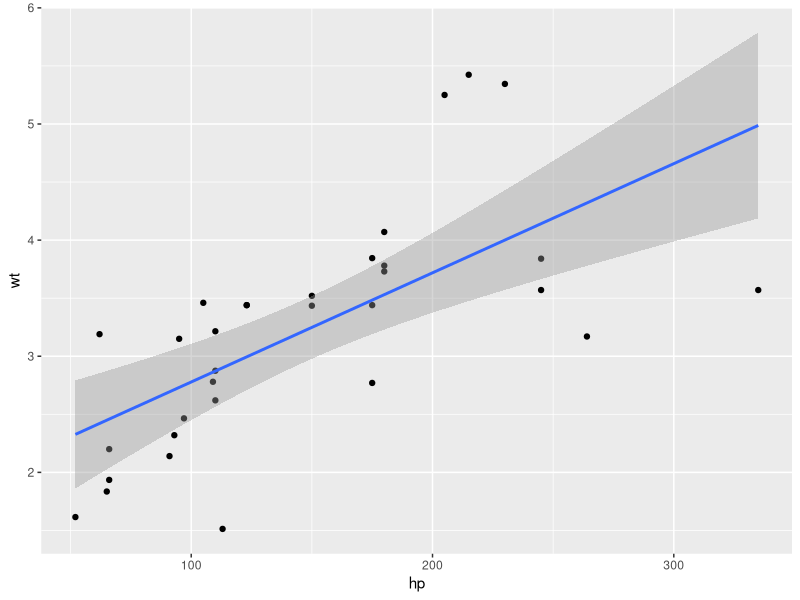
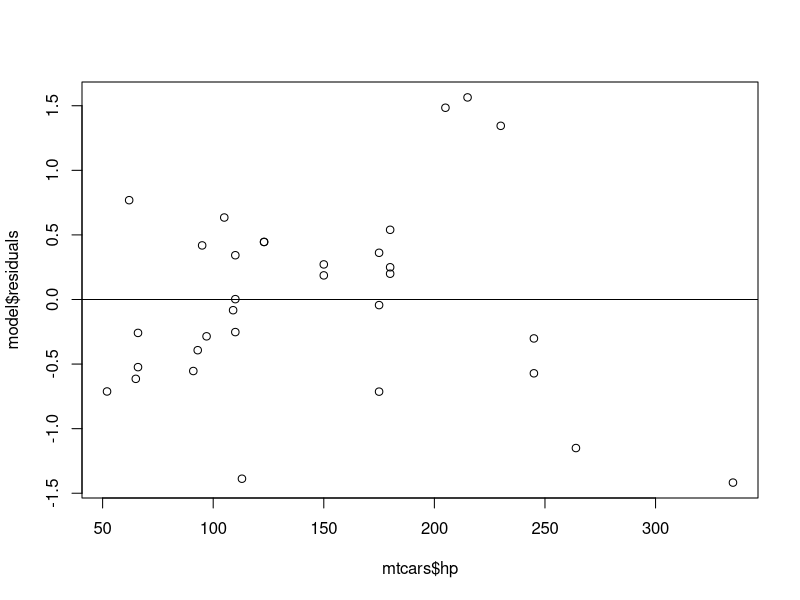
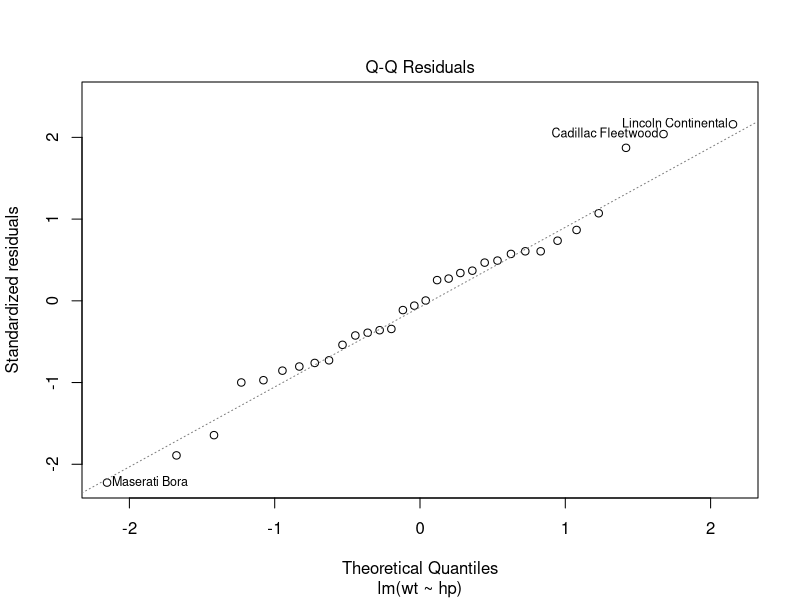

Write the R code that produced these figures, in order.
# ----------------------------------------------------------------------------------------------------
# Modul:      Deskriptive Statistik
# Author:     Christoph Hilty
# Datum:      15.01.2017
# Aufgaben:   CAS_DA_R_LinReg_Aufgaben.pdf
# ----------------------------------------------------------------------------------------------------


# Aufgabe: Schätzen eines y-Wertes
# --------------------------------------------------------------------------

# Plot erstellen zur Uebersicht
library(ggplot2)
ggplot(aes(y = wt, x = hp), data = mtcars) +
  geom_point() +
  stat_smooth( method = "lm")

model <- lm(wt ~ hp, data = mtcars)

# Durchschnittlicher Wert bestimmen
predict(model, newdata = data.frame(hp = 200))
# 3'718'439 lbs

# oder mit
coeffs <- model$coefficients
coeffs[1] + coeffs[2] *  200

# Aufgabe: Bestimmtheitsmass
# --------------------------------------------------------------------------
summary(model)$r.squared
## [1] 0.4339488 - Bestimmtsheitsmass r2


# Aufgabe: Signifikanztest für β1
# --------------------------------------------------------------------------
summary(model)$coefficients
## 4.15e-05 -> entspricht einem signifkanten Zusammenhang


# Aufgabe: Konfidenzintervalle für y
# --------------------------------------------------------------------------
predict(model, data.frame(hp = 200), interval = "confidence", 
        level = .95)
#        fit      lwr      upr
#       3.718439 3.374138 4.062739
# Das erwartete, durchschnittliche Gewicht bei 200hp liegt zwischen 3.37klbs und 4.06klbs


# Aufgabe: Prognoseintervalle für y
# --------------------------------------------------------------------------
predict(model, data.frame(hp = 200), interval = "predict", 
        level = .95)
#     fit      lwr      upr
#     3.718439 2.151853 5.285024
# Das erwartete Gewicht bei 200hp liegt zwischen 2.15klbs und 5.29klbs


# Aufgabe: Residuen-Plot
# --------------------------------------------------------------------------
# plot(model, which = 1)

# oder auch
plot(mtcars$hp, model$residuals)
abline(0,0)



# Aufgabe: QQ-Plot
# --------------------------------------------------------------------------
plot(model, which = 2)


